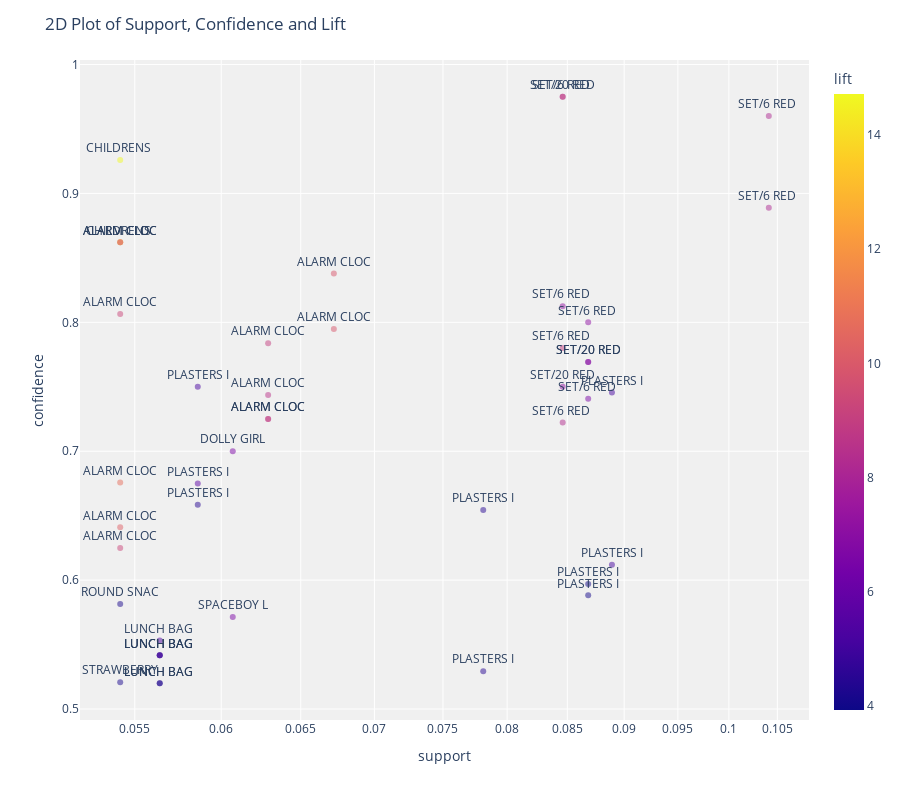

Notebook code for this chart:
### Code cell
plot_model(model2)

### Figure 1 — Plotly figure (JSON) as saved in the notebook; plotly's stock layout.template omitted (floating-point values rounded to 4 significant figures)
{"data": [{"customdata": [["SET/6 RED SPOTTY PAPER PLATES", "SET/6 RED SPOTTY PAPER CUPS"], ["SET/20 RED RETROSPOT PAPER NAPKINS ", "SET/6 RED SPOTTY PAPER PLATES"], ["SET/6 RED SPOTTY PAPER PLATES", "SET/6 RED SPOTTY PAPER CUPS"], ["CHILDRENS CUTLERY SPACEBOY ", "CHILDRENS CUTLERY DOLLY GIRL "], ["SET/6 RED SPOTTY PAPER CUPS", "SET/6 RED SPOTTY PAPER PLATES"], ["CHILDRENS CUTLERY DOLLY GIRL ", "CHILDRENS CUTLERY SPACEBOY "], ["ALARM CLOCK BAKELIKE GREEN", "ALARM CLOCK BAKELIKE RED "], ["ALARM CLOCK BAKELIKE RED ", "ALARM CLOCK BAKELIKE GREEN"], ["ALARM CLOCK BAKELIKE RED ", "ALARM CLOCK BAKELIKE GREEN"], ["SET/6 RED SPOTTY PAPER PLATES", "SET/20 RED RETROSPOT PAPER NAPKINS "], ["ALARM CLOCK BAKELIKE GREEN", "ALARM CLOCK BAKELIKE PINK"], ["SET/6 RED SPOTTY PAPER PLATES", "SET/20 RED RETROSPOT PAPER NAPKINS "], ["ALARM CLOCK BAKELIKE GREEN", "ALARM CLOCK BAKELIKE RED "], ["ALARM CLOCK BAKELIKE RED ", "ALARM CLOCK BAKELIKE PINK"], ["SET/6 RED SPOTTY PAPER PLATES", "SET/20 RED RETROSPOT PAPER NAPKINS "], ["SET/20 RED RETROSPOT PAPER NAPKINS ", "SET/6 RED SPOTTY PAPER CUPS"], ["SET/20 RED RETROSPOT PAPER NAPKINS ", "SET/6 RED SPOTTY PAPER PLATES"], ["PLASTERS IN TIN SPACEBOY", "PLASTERS IN TIN WOODLAND ANIMALS"], ["SET/20 RED RETROSPOT PAPER NAPKINS ", "SET/6 RED SPOTTY PAPER PLATES"], ["PLASTERS IN TIN SPACEBOY", "PLASTERS IN TIN WOODLAND ANIMALS"], ["ALARM CLOCK BAKELIKE GREEN", "ALARM CLOCK BAKELIKE PINK"], ["SET/6 RED SPOTTY PAPER CUPS", "SET/20 RED RETROSPOT PAPER NAPKINS "], ["ALARM CLOCK BAKELIKE PINK", "ALARM CLOCK BAKELIKE GREEN"], ["ALARM CLOCK BAKELIKE PINK", "ALARM CLOCK BAKELIKE RED "], ["SET/6 RED SPOTTY PAPER CUPS", "SET/6 RED SPOTTY PAPER PLATES"], ["DOLLY GIRL LUNCH BOX", "SPACEBOY LUNCH BOX "], ["ALARM CLOCK BAKELIKE RED ", "ALARM CLOCK BAKELIKE GREEN"], ["PLASTERS IN TIN WOODLAND ANIMALS", "PLASTERS IN TIN SPACEBOY"], ["PLASTERS IN TIN WOODLAND ANIMALS", "PLASTERS IN TIN CIRCUS PARADE "], ["PLASTERS IN TIN SPACEBOY", "PLASTERS IN TIN CIRCUS PARADE "], ["ALARM CLOCK BAKELIKE GREEN", "ALARM CLOCK BAKELIKE RED "], ["ALARM CLOCK BAKELIKE PINK", "ALARM CLOCK BAKELIKE GREEN"], ["PLASTERS IN TIN WOODLAND ANIMALS", "PLASTERS IN TIN SPACEBOY"], ["PLASTERS IN TIN WOODLAND ANIMALS", "PLASTERS IN TIN CIRCUS PARADE "], ["PLASTERS IN TIN CIRCUS PARADE ", "PLASTERS IN TIN WOODLAND ANIMALS"], ["ROUND SNACK BOXES SET OF 4 FRUITS ", "ROUND SNACK BOXES SET OF4 WOODLAND "], ["SPACEBOY LUNCH BOX ", "DOLLY GIRL LUNCH BOX"], ["LUNCH BAG WOODLAND", "LUNCH BAG SPACEBOY DESIGN "], ["LUNCH BAG SPACEBOY DESIGN ", "LUNCH BAG RED RETROSPOT"], ["LUNCH BAG SPACEBOY DESIGN ", "LUNCH BAG WOODLAND"], ["LUNCH BAG SPACEBOY DESIGN ", "LUNCH BAG APPLE DESIGN"], ["PLASTERS IN TIN CIRCUS PARADE ", "PLASTERS IN TIN SPACEBOY"], ["STRAWBERRY LUNCH BOX WITH CUTLERY", "LUNCH BOX WITH CUTLERY RETROSPOT "], ["LUNCH BAG APPLE DESIGN", "LUNCH BAG SPACEBOY DESIGN "], ["LUNCH BAG APPLE DESIGN", "LUNCH BAG RED RETROSPOT"]], "hovertemplate": "support=%{x}<br>confidence=%{y}<br>antecedents_short=%{text}<br>antecedents=%{customdata[0]}<br>consequents=%{customdata[1]}<br>lift=%{marker.color}<extra></extra>", "legendgroup": "", "marker": {"color": [8.324, 8.989, 8.196, 14.72, 8.196, 14.72, 10.74, 10.19, 9.904, 7.203, 9.294, 7.092, 9.904, 9.033, 8.989, 6.567, 7.092, 5.16, 7.203, 5.129, 8.57, 6.567, 8.57, 9.033, 8.324, 6.586, 10.74, 5.658, 4.465, 4.437, 10.19, 9.294, 5.129, 4.047, 4.047, 4.188, 6.586, 5.313, 4.094, 5.313, 4.994, 4.437, 4.212, 4.994, 3.93], "coloraxis": "coloraxis", "opacity": 0.5, "symbol": "circle"}, "mode": "markers+text", "name": "", "orientation": "v", "showlegend": false, "text": ["SET/6 RED ", "SET/20 RED", "SET/6 RED ", "CHILDRENS ", "SET/6 RED ", "CHILDRENS ", "ALARM CLOC", "ALARM CLOC", "ALARM CLOC", "SET/6 RED ", "ALARM CLOC", "SET/6 RED ", "ALARM CLOC", "ALARM CLOC", "SET/6 RED ", "SET/20 RED", "SET/20 RED", "PLASTERS I", "SET/20 RED", "PLASTERS I", "ALARM CLOC", "SET/6 RED ", "ALARM CLOC", "ALARM CLOC", "SET/6 RED ", "DOLLY GIRL", "ALARM CLOC", "PLASTERS I", "PLASTERS I", "PLASTERS I", "ALARM CLOC", "ALARM CLOC", "PLASTERS I", "PLASTERS I", "PLASTERS I", "ROUND SNAC", "SPACEBOY L", "LUNCH BAG ", "LUNCH BAG ", "LUNCH BAG ", "LUNCH BAG ", "PLASTERS I", "STRAWBERRY", "LUNCH BAG ", "LUNCH BAG "], "textposition": "top center", "type": "scatter", "x": [0.0846, 0.0846, 0.1041, 0.0542, 0.1041, 0.0542, 0.0542, 0.0542, 0.0672, 0.0846, 0.0542, 0.0868, 0.0672, 0.0629, 0.0846, 0.0868, 0.0868, 0.0586, 0.0846, 0.0889, 0.0629, 0.0868, 0.0629, 0.0629, 0.0846, 0.0607, 0.0542, 0.0586, 0.0586, 0.0781, 0.0542, 0.0542, 0.0889, 0.0868, 0.0868, 0.0542, 0.0607, 0.0564, 0.0564, 0.0564, 0.0564, 0.0781, 0.0542, 0.0564, 0.0564], "xaxis": "x", "y": [0.975, 0.975, 0.96, 0.9259, 0.8889, 0.8621, 0.8621, 0.8621, 0.8378, 0.8125, 0.8065, 0.8, 0.7949, 0.7838, 0.78, 0.7692, 0.7692, 0.75, 0.75, 0.7455, 0.7436, 0.7407, 0.725, 0.725, 0.7222, 0.7, 0.6757, 0.675, 0.6585, 0.6545, 0.641, 0.625, 0.6119, 0.597, 0.5882, 0.5814, 0.5714, 0.5532, 0.5417, 0.5417, 0.5417, 0.5294, 0.5208, 0.52, 0.52], "yaxis": "y"}], "layout": {"coloraxis": {"colorbar": {"title": {"text": "lift"}}, "colorscale": [[0, "#0d0887"], [0.1111, "#46039f"], [0.2222, "#7201a8"], [0.3333, "#9c179e"], [0.4444, "#bd3786"], [0.5556, "#d8576b"], [0.6667, "#ed7953"], [0.7778, "#fb9f3a"], [0.8889, "#fdca26"], [1, "#f0f921"]]}, "height": 800, "legend": {"tracegroupgap": 0}, "margin": {"t": 60}, "plot_bgcolor": "rgb(240,240,240)", "title": {"text": "2D Plot of Support, Confidence and Lift"}, "xaxis": {"anchor": "y", "domain": [0, 1], "title": {"text": "support"}, "type": "log"}, "yaxis": {"anchor": "x", "domain": [0, 1], "title": {"text": "confidence"}}}}
